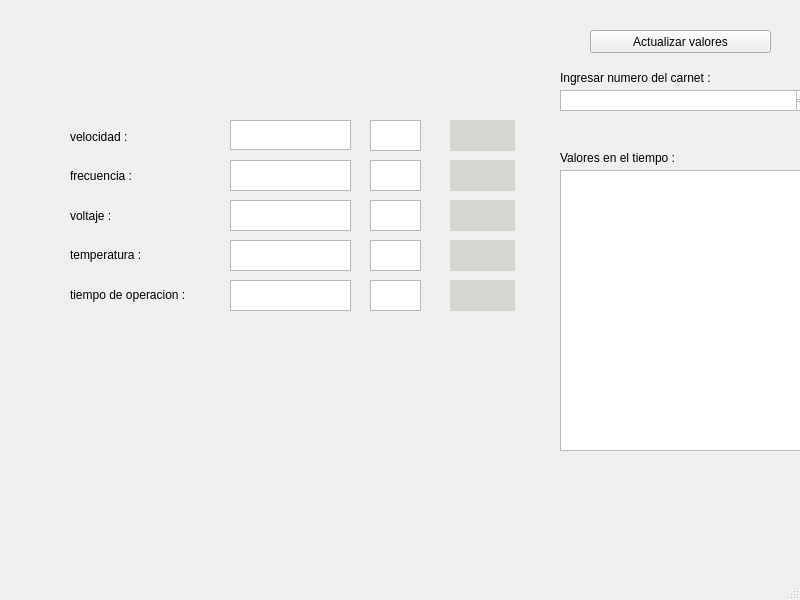
<?xml version="1.0" encoding="UTF-8"?>
<ui version="4.0">
 <class>MainWindow</class>
 <widget class="QMainWindow" name="MainWindow">
  <property name="geometry">
   <rect>
    <x>0</x>
    <y>0</y>
    <width>800</width>
    <height>600</height>
   </rect>
  </property>
  <property name="windowTitle">
   <string>MainWindow</string>
  </property>
  <widget class="QWidget" name="centralwidget">
   <widget class="QLabel" name="label_7">
    <property name="geometry">
     <rect>
      <x>560</x>
      <y>150</y>
      <width>251</width>
      <height>16</height>
     </rect>
    </property>
    <property name="text">
     <string>Valores en el tiempo :</string>
    </property>
   </widget>
   <widget class="QTextEdit" name="incertidumbre_volt">
    <property name="geometry">
     <rect>
      <x>370</x>
      <y>200</y>
      <width>51</width>
      <height>31</height>
     </rect>
    </property>
   </widget>
   <widget class="QTextEdit" name="incertidumbre_top">
    <property name="geometry">
     <rect>
      <x>370</x>
      <y>280</y>
      <width>51</width>
      <height>31</height>
     </rect>
    </property>
   </widget>
   <widget class="QTextEdit" name="val_frecuencia">
    <property name="geometry">
     <rect>
      <x>230</x>
      <y>160</y>
      <width>121</width>
      <height>31</height>
     </rect>
    </property>
   </widget>
   <widget class="QWidget" name="layoutWidget">
    <property name="geometry">
     <rect>
      <x>70</x>
      <y>120</y>
      <width>153</width>
      <height>191</height>
     </rect>
    </property>
    <layout class="QVBoxLayout" name="verticalLayout">
     <item>
      <widget class="QLabel" name="velocidad">
       <property name="styleSheet">
        <string notr="true"/>
       </property>
       <property name="text">
        <string>velocidad :</string>
       </property>
      </widget>
     </item>
     <item>
      <widget class="QLabel" name="frecuencia">
       <property name="text">
        <string>frecuencia :</string>
       </property>
      </widget>
     </item>
     <item>
      <widget class="QLabel" name="voltaje">
       <property name="text">
        <string>voltaje :</string>
       </property>
      </widget>
     </item>
     <item>
      <widget class="QLabel" name="temperatura">
       <property name="text">
        <string>temperatura :</string>
       </property>
      </widget>
     </item>
     <item>
      <widget class="QLabel" name="tiempo_operacion">
       <property name="text">
        <string>tiempo de operacion :</string>
       </property>
      </widget>
     </item>
    </layout>
   </widget>
   <widget class="QLabel" name="color_frec">
    <property name="geometry">
     <rect>
      <x>450</x>
      <y>160</y>
      <width>65</width>
      <height>31</height>
     </rect>
    </property>
    <property name="styleSheet">
     <string notr="true">background-color: rgb(211, 215, 207);</string>
    </property>
    <property name="text">
     <string/>
    </property>
   </widget>
   <widget class="QLabel" name="color_vel">
    <property name="geometry">
     <rect>
      <x>450</x>
      <y>120</y>
      <width>65</width>
      <height>31</height>
     </rect>
    </property>
    <property name="styleSheet">
     <string notr="true">background-color: rgb(211, 215, 207);</string>
    </property>
    <property name="text">
     <string/>
    </property>
   </widget>
   <widget class="QLabel" name="color_temp">
    <property name="geometry">
     <rect>
      <x>450</x>
      <y>240</y>
      <width>65</width>
      <height>31</height>
     </rect>
    </property>
    <property name="styleSheet">
     <string notr="true">background-color: rgb(211, 215, 207);</string>
    </property>
    <property name="text">
     <string/>
    </property>
   </widget>
   <widget class="QLabel" name="ingresar_carnet">
    <property name="geometry">
     <rect>
      <x>560</x>
      <y>70</y>
      <width>251</width>
      <height>16</height>
     </rect>
    </property>
    <property name="text">
     <string>Ingresar numero del carnet :</string>
    </property>
   </widget>
   <widget class="QTextEdit" name="carnet">
    <property name="geometry">
     <rect>
      <x>560</x>
      <y>90</y>
      <width>251</width>
      <height>21</height>
     </rect>
    </property>
   </widget>
   <widget class="QLabel" name="color_top">
    <property name="geometry">
     <rect>
      <x>450</x>
      <y>280</y>
      <width>65</width>
      <height>31</height>
     </rect>
    </property>
    <property name="styleSheet">
     <string notr="true">background-color: rgb(211, 215, 207);</string>
    </property>
    <property name="text">
     <string/>
    </property>
   </widget>
   <widget class="QTextEdit" name="incertidumbre_frec">
    <property name="geometry">
     <rect>
      <x>370</x>
      <y>160</y>
      <width>51</width>
      <height>31</height>
     </rect>
    </property>
   </widget>
   <widget class="QTextEdit" name="val_voltaje">
    <property name="geometry">
     <rect>
      <x>230</x>
      <y>200</y>
      <width>121</width>
      <height>31</height>
     </rect>
    </property>
   </widget>
   <widget class="QTextEdit" name="incertidumbre_temp">
    <property name="geometry">
     <rect>
      <x>370</x>
      <y>240</y>
      <width>51</width>
      <height>31</height>
     </rect>
    </property>
   </widget>
   <widget class="QTextEdit" name="registro">
    <property name="geometry">
     <rect>
      <x>560</x>
      <y>170</y>
      <width>251</width>
      <height>281</height>
     </rect>
    </property>
   </widget>
   <widget class="QTextEdit" name="incertidumbre_vel">
    <property name="geometry">
     <rect>
      <x>370</x>
      <y>120</y>
      <width>51</width>
      <height>31</height>
     </rect>
    </property>
   </widget>
   <widget class="QLabel" name="color_volt">
    <property name="geometry">
     <rect>
      <x>450</x>
      <y>200</y>
      <width>65</width>
      <height>31</height>
     </rect>
    </property>
    <property name="styleSheet">
     <string notr="true">background-color: rgb(211, 215, 207);</string>
    </property>
    <property name="text">
     <string/>
    </property>
   </widget>
   <widget class="QPushButton" name="valores">
    <property name="geometry">
     <rect>
      <x>590</x>
      <y>30</y>
      <width>181</width>
      <height>23</height>
     </rect>
    </property>
    <property name="text">
     <string>Actualizar valores</string>
    </property>
   </widget>
   <widget class="QTextEdit" name="val_toperacion">
    <property name="geometry">
     <rect>
      <x>230</x>
      <y>280</y>
      <width>121</width>
      <height>31</height>
     </rect>
    </property>
   </widget>
   <widget class="QTextEdit" name="val_temperatura_2">
    <property name="geometry">
     <rect>
      <x>230</x>
      <y>240</y>
      <width>121</width>
      <height>31</height>
     </rect>
    </property>
   </widget>
   <widget class="QTextEdit" name="val_velocidad">
    <property name="geometry">
     <rect>
      <x>230</x>
      <y>120</y>
      <width>121</width>
      <height>30</height>
     </rect>
    </property>
   </widget>
  </widget>
  <widget class="QMenuBar" name="menubar">
   <property name="geometry">
    <rect>
     <x>0</x>
     <y>0</y>
     <width>800</width>
     <height>20</height>
    </rect>
   </property>
  </widget>
  <widget class="QStatusBar" name="statusbar"/>
 </widget>
 <resources/>
 <connections/>
</ui>
